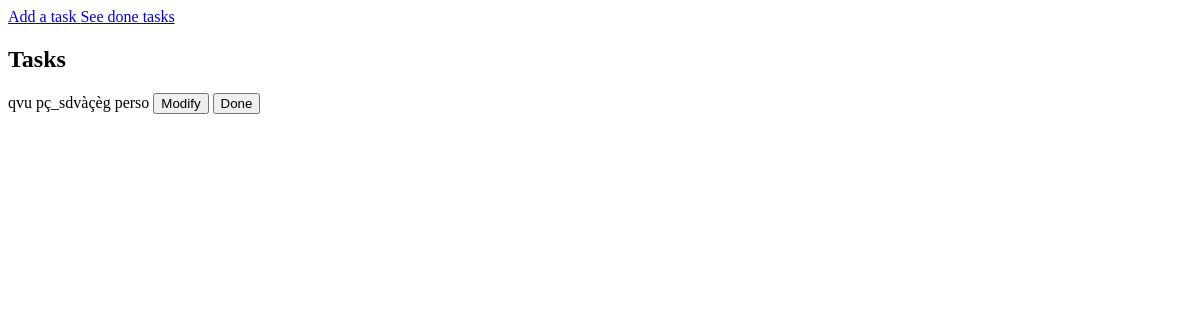
The app's page /, older data.
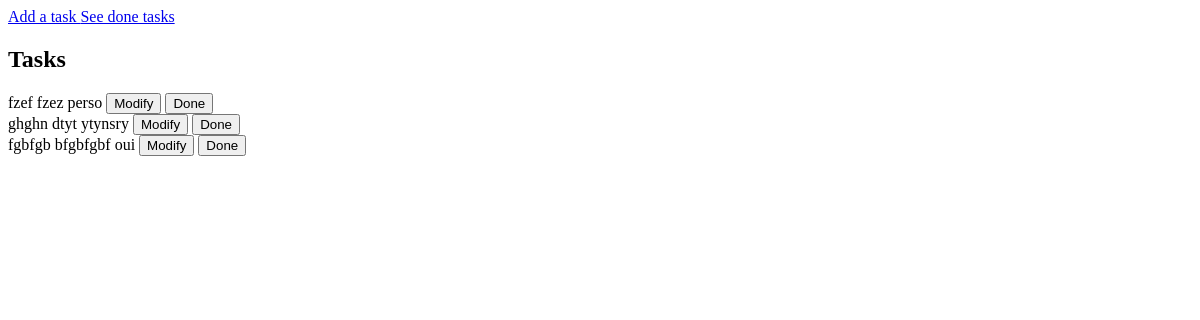
The same page, newer data.
### tables this page shows
CREATE TABLE Tasks(id integer, title varchar, description varchar, status varchar, date date, tag varchar, priority integer);

### app.py (the view, shortened to what this page needs)
@app.route("/", methods = ['GET', 'POST'])
def homepage() :
	connection = get_db()
	c = connection.cursor()
	c.execute("SELECT id, title, description, tag FROM Tasks WHERE status = 'ndone' ORDER BY priority ;")
	task_list = c.fetchall()
	return render_template("homepage.html", task_list = task_list)

### app.py (called while the page is built)
def get_db() :
	db = getattr(g, '_database', None)
	if db is None :
		db = g._database = sqlite3.connect(DATABASE)
	return db

@app.teardown_appcontext
def close_connection(exception) :
	db = getattr(g, '_database', None)
	if db is not None :
		db.close()

### templates/homepage.html (shortened to what this page needs)
<!DOCTYPE html>
<a href = "/add_task">
    Add a task
</a>
<a href = "/done_tasks">
    See done tasks
</a>
<h2>
    Tasks
</h2>
{% for (id, title, description, tag) in task_list : %}
<div>
    <form method = 'POST' action = "/">
        <nobr>
            {{title}}   {{description}}   {{tag}}
            <button type = "submit" name = "modify" value = "{{id}}">Modify</button>
            <button type = "submit" name = "done" value = "{{id}}">Done</button>
        </nobr>
    </form>
</div>
{% endfor %}

Row changes from the older to the newer data that the page shows:
changed Tasks "perso": title "qvu" → "fzef"; description "pç_sdvàçèg" → "fzez"
added Tasks: title "ghghn", description "dtyt", tag "ytynsry", {{ id }} 2 (drawn)
added Tasks: title "fgbfgb", description "bfgbfgbf", tag "oui", {{ id }} 1 (drawn)
